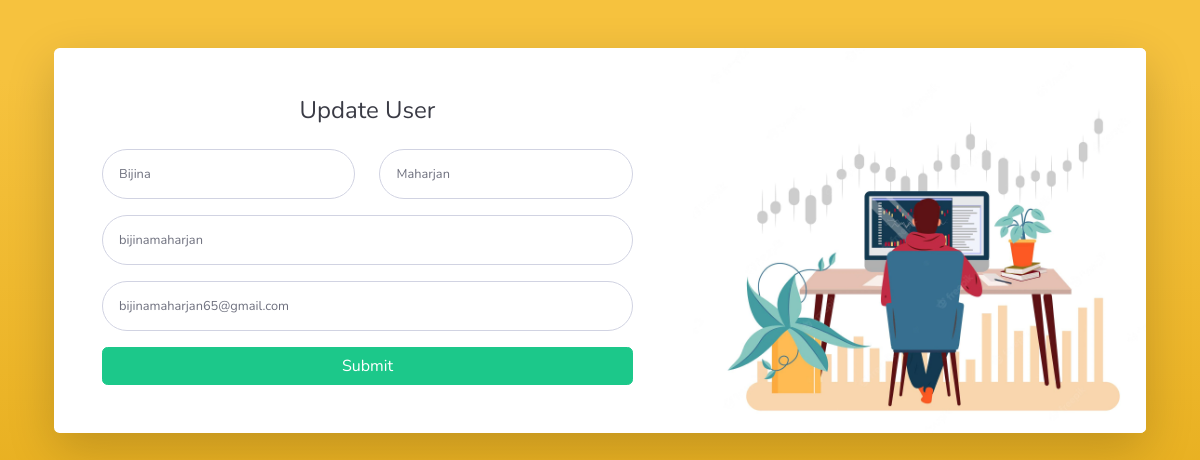
The page /admin/php/editusers.php?uID=1 on the database its author committed.
### tables this page shows
CREATE TABLE `users` (
  `uID` int(11) NOT NULL,
  `userName` varchar(50) NOT NULL,
  `firstName` varchar(50) NOT NULL,
  `lastName` varchar(50) NOT NULL,
  `email` varchar(100) NOT NULL,
  `userPassword` varchar(100) NOT NULL,
  `userType` varchar(10) DEFAULT 'users'
);

### admin/php/editusers.php (the view, shortened to what this page needs)
<?php
include('config.inc.php');
$userName = $firstName = $lastName = $email = $userPassword = "";
if(isset($_POST["uID"]) && !empty($_POST["uID"])){
    $ID = $_POST["uID"];
    $userName = $_POST['userName'];
    $firstName = $_POST['firstName'];
    $lastName = $_POST['lastName'];
    $email = $_POST['email'];
    $update = "UPDATE users SET userName = '$userName', firstName = '$firstName', lastName = '$lastName', email = '$email' WHERE uID = '$ID';";
    if(mysqli_query($conn, $update)){
        header("location: ../users.php");
        exit();
    } else{
        echo "Error";
    }
    mysqli_close($conn);
}else{
    if(isset($_GET["uID"]) && !empty(trim($_GET["uID"]))){
        $ID = trim($_GET["uID"]);
        $sql = "SELECT * FROM users WHERE uID = '$ID'";
        if($result = $conn -> query($sql)){
            if($result -> num_rows == 1){
                $row = $result -> fetch_array(MYSQLI_ASSOC);
                $userName = $row["userName"];
                $firstName = $row["firstName"];
                $lastName = $row["lastName"];
                $email = $row["email"];
            }else{
                header("location: error.php");
                exit();
            }
        }else{
            echo "Oops! Something went wrong. Please try again later.";
        }
    }
}
?>
<!DOCTYPE html>
<html lang="en">
<head>
    <link rel="stylesheet" href="../vendor/fontawesome-free/css/all.min.css" type="text/css">
    <link rel="stylesheet" href="../css/sb-admin-2.min.css">
</head>
<body class="bg-gradient-warning">
    <div class="container">
        <div class="card o-hidden border-0 shadow-lg my-5">
            <div class="card-body p-0">
                <div class="row">
                    <div class="col-lg-7">
                        <div class="p-5">
                            <div class="text-center">
                                <h1 class="h4 text-gray-900 mb-4">Update User</h1>
                            </div>
                            <form action="<?php echo htmlspecialchars(basename($_SERVER['REQUEST_URI'])); ?>" method="POST" class="user">
                            <div class="form-group row">
                                    <div class="col-sm-6 mb-3 mb-sm-0">
                                        <input type="text" name="firstName" value="<?php echo $firstName;?>" class="form-control form-control-user">
                                    </div>
                                    <div class="col-sm-6">
                                        <input type="text" name="lastName" value="<?php echo $lastName; ?>" class="form-control form-control-user">
                                    </div>
                                </div>
                                <div class="form-group">
                                    <input type="text" name="userName" value="<?php echo $userName;?>" class="form-control form-control-user">
                                </div>
                                <div class="form-group">
                                    <input type="email" name="email" value="<?php echo $email;?>" class="form-control form-control-user">
                                </div>
                                <input type="submit" class="btn btn-success btn-block" value="Submit" name="register">
                            </form>
                        </div>
                    </div>
                    <div class="col-lg-5 d-none d-lg-block bg-register-image"></div>
                </div>
            </div>
        </div>
    </div>
</body>
</html>

### rows shown on the page
users: firstName "Bijina", lastName "Maharjan", userName "bijinamaharjan", email "bijinamaharjan65@gmail.com"
